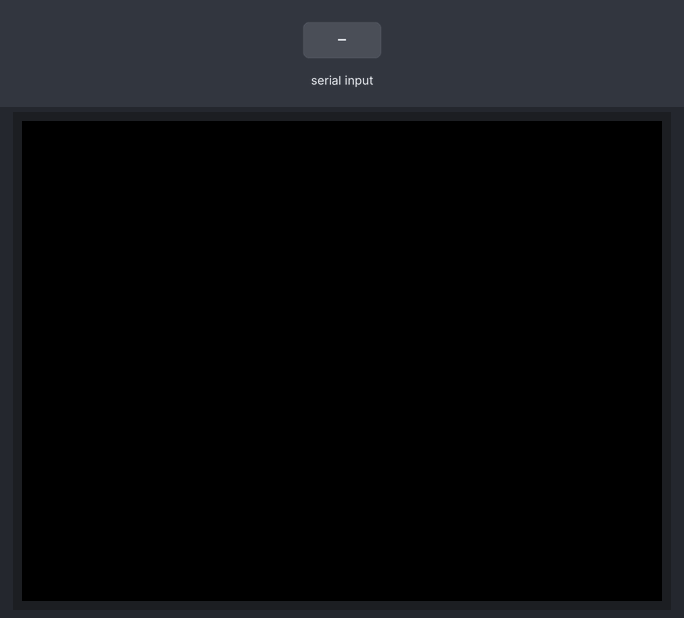
Bench run of a sketch on a simulated ESP32. On the bench: 320×240 colour display. The test bench sets the inputs (shaded band). Nothing arrives over Bluetooth unless stated.

Above: at 1.3 s.
1.4 s: "g" received over the second serial link
At 1.9 s:
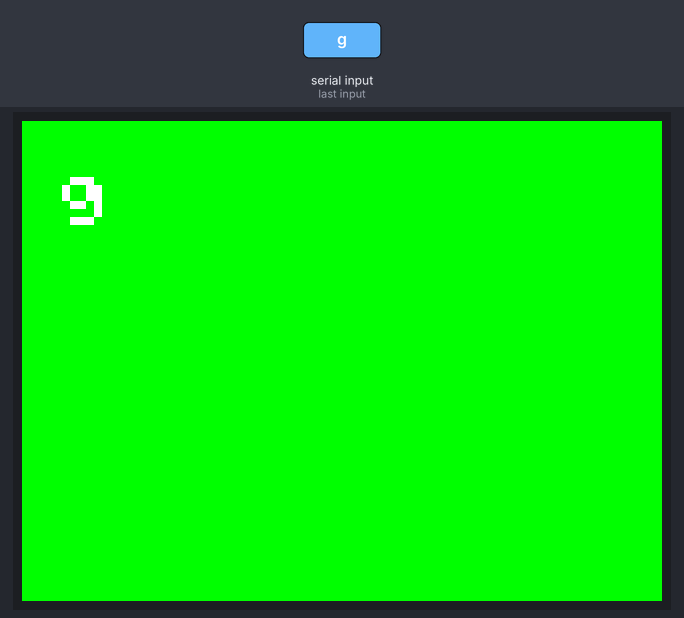
3.0 s: "r" received over the second serial link
At 3.5 s:
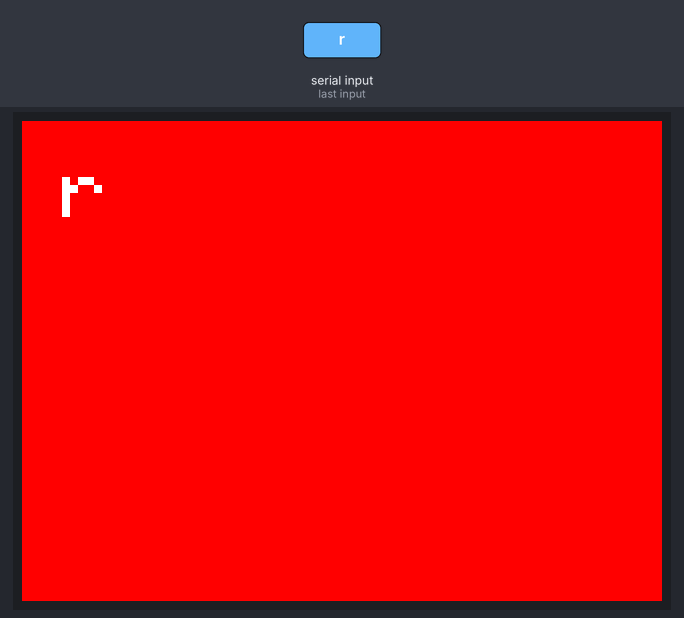
4.6 s: "1" received over the second serial link
At 5.2 s:
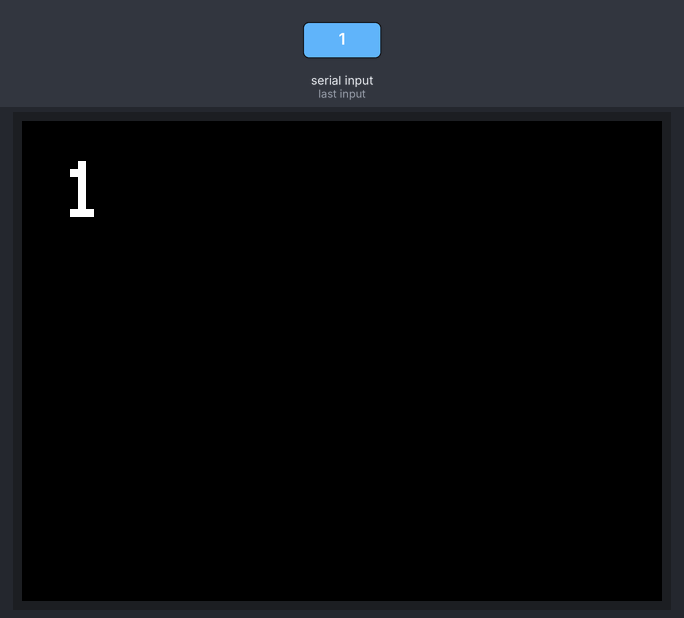
6.1 s: "g" received over the second serial link
At 6.8 s:
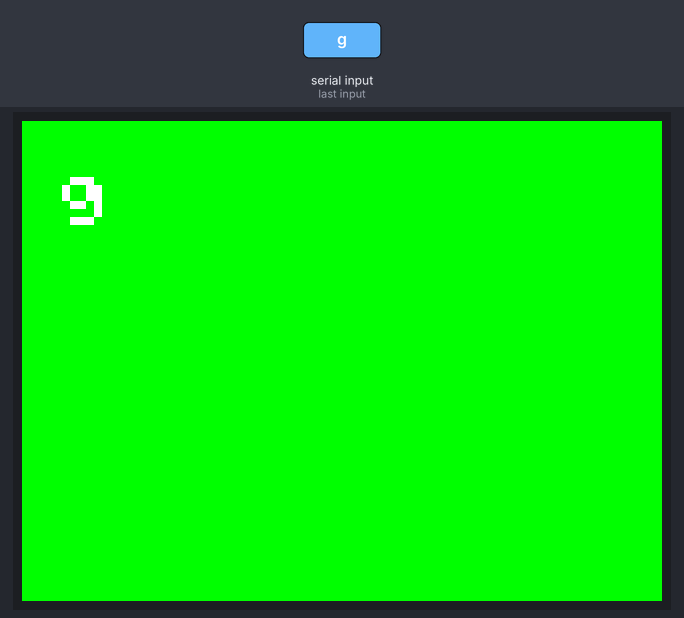
Timing chart, 0 to 8.7 s (numbered marks = the images above; inputs shaded):
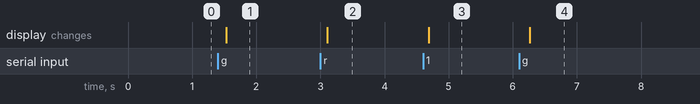

The sketch:

Listing2-13.ino
```cpp
/*******************************************************************************
 * Sketch name: Bluetooth and M5Stack Core2
 * Description: Transceive data with Bluetooth
 * Created on:  February 2023
 * Author:      Neil Cameron
 * Book:        ESP32 Communication
 * Chapter :    2 - I2S Audio
 ******************************************************************************/

#include <M5Core2.h>          // include M5Stack and
#include <BluetoothSerial.h>        //    Bluetooth Serial libraries
BluetoothSerial SerialBT;       // associate SerialBT with library
char c;
String str;
int colour;

void setup()
{
  SerialBT.begin("M5Stack");       // initialise SerialBT
  M5.begin();            //    and M5Stack module
  M5.Lcd.setTextColor(WHITE);
  M5.Lcd.setTextSize(4);
}

void loop()
{
  while (SerialBT.available()>0)       // when text received by M5Stack
  {
    c = SerialBT.read();        // read character
    str = str + c;
    if(c == 'g') colour = 0x07E0; // GREEN
    else if(c == 'r')
    {
      colour = 0xF800; // RED
      SerialBT.println("LCD screen now RED");  // send response to connected
    } // Bluetooth app
  }
  if(str.length() > 0)
  {
    M5.Lcd.fillScreen(colour);
    M5.Lcd.setCursor(20,20);
    M5.Lcd.print(str);
    str = "";
    colour = 0x0000;  // BLACK
  }
  delay(100);
}
```

Measured:
- after the input at 1.4 s, the display: changes after 0.13 s (image 1)
- after the input at 3.0 s, the display: changes after 0.11 s (image 2)
- after the input at 4.6 s, the display: changes after 0.09 s (image 3)
- after the input at 6.1 s, the display: changes after 0.17 s (image 4)
